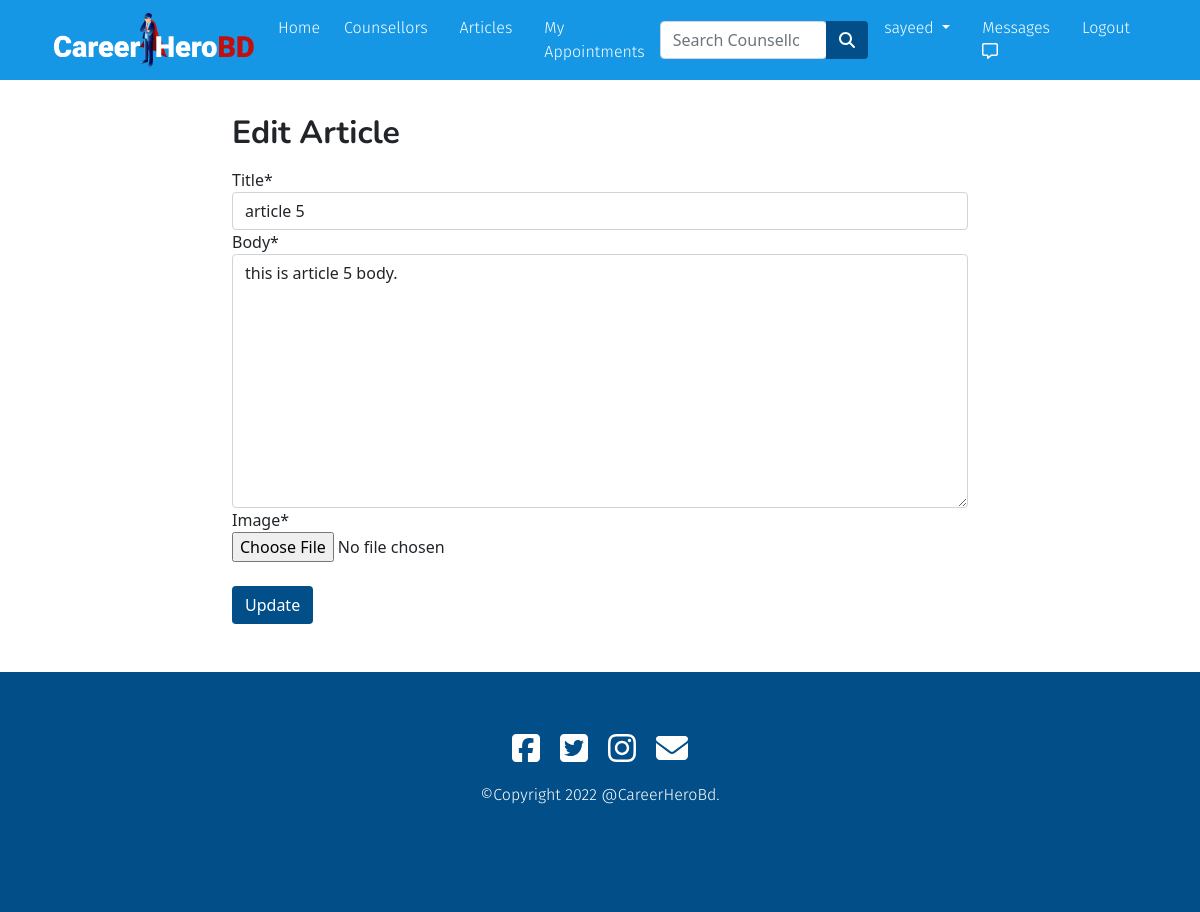
/article_edit/11/ (signed in), run on the app's committed database.
### app/models.py (models this page shows, shortened)
class User(AbstractUser):
  is_counselor= models.BooleanField(default=False)
  is_student = models.BooleanField(default=False)

class Article(models.Model):
  author = models.ForeignKey(Counselor,on_delete=models.CASCADE)
  title = models.CharField(max_length=70)
  body = models.TextField()
  image = models.ImageField(upload_to='images',)
  date = models.DateTimeField(auto_now_add=True)
  class Meta:
    ordering = ['-date',]

### app/views.py (the view)
# urls.py: path('article_edit/<int:pk>/',ArticleUpdateView.as_view(), name='article_edit'),
class ArticleUpdateView(LoginRequiredMixin,UpdateView):
  model = Article
  fields = ('title','body','image')
  template_name = 'app/article_edit.html'
  login_url = 'login'
  def dispatch(self,request,*args,**kwargs):
    obj= self.get_object()
    if obj.author.user != self.request.user:
      raise PermissionDenied
    return super().dispatch(request,*args,**kwargs)

### app/templates/app/article_edit.html (shortened to what this page needs)
{% extends 'app/base.html' %}
{% load crispy_forms_tags %}
{% block main-content %}
<div class="container my-5" style="padding-top: 50px;">
  <div class="row">
    <div class="col-md-2"></div>
    <div class="col-md-8">
        <h2 class="my-3">Edit Article</h2>
        <form action="" method="post" enctype="multipart/form-data">
          {{ form | crispy }}
          <br>
          <button class="btn" type="submit">Update</button>
        </form>
    </div>
    <div class="col-md-2"></div>
  </div>
</div>
{% endblock main-content %}

### app/templates/app/base.html (shortened to what this page needs)
<!DOCTYPE html>
{% load static %}
<html lang="en">
<head>
  <link rel="stylesheet" href="{% static 'app/css/style.css' %}">
  <link href="https://cdn.jsdelivr.net/npm/bootstrap@5.0.0-beta1/dist/css/bootstrap.min.css" rel="stylesheet"
>
  <link rel="stylesheet" href="https://stackpath.bootstrapcdn.com/font-awesome/4.7.0/css/font-awesome.min.css">
  <link rel="stylesheet" href="{% static 'app/css/owl.carousel.min.css' %}">
  <link rel="stylesheet" href="{% static 'app/css/all.min.css' %}">
  <link rel="stylesheet" href="https://cdnjs.cloudflare.com/ajax/libs/animate.css/3.7.2/animate.css">
</head>
<body>
  <div class="row">
    <div class="col-sm-12 col-md-12 col-lg-12">
      <nav id="nav" class="navbar navbar-expand-lg navbar-dark  fixed-top" style="background-color: #1597E5;">
        <div class="container">
          <a class="navbar-brand" href="/" ><img src="{% static 'app/images/nav/logo.png' %}" alt="" style="width: 200px;"></a>
          <button class="navbar-toggler" type="button" data-bs-toggle="collapse" data-bs-target="#navbarSupportedContent"
            aria-controls="navbarSupportedContent" aria-expanded="false" aria-label="Toggle navigation">
          <div class="collapse navbar-collapse" id="navbarSupportedContent">
            <ul class="navbar-nav me-auto mb-2 mb-lg-0">
              <li class="nav-item">
                <a class="nav-link" aria-current="page" href="/">Home</a>
              </li>
              <li class="nav-item mx-2">
                <a href="{% url 'counselor' %}" class="nav-link">Counsellors</a>
              </li>
              <li class="nav-item mx-2">
                <a href="{% url 'article_list' %}" class="nav-link">Articles</a>
              </li>
              {% if request.user.is_authenticated %}
              <li class="nav-item mx-2">
                <a href="{% url 'appointment' %}" class="nav-link">My Appointments</a>
              </li>
              {% endif %}
            </ul>
            <form class="d-flex input-group w-auto" method="POST" action="{% url 'search_list' %}">
              <input type="search" class="form-control rounded" name="q" placeholder="Search Counsellor"
                aria-label="Search" aria-describedby="search-addon" />
              <button type="submit" class="btn" style="background-color: #014e88;"><i class="fas fa-search"
                  style="color: white;"></i></button>
            </form>
            <div>
              <ul class="navbar-nav me-auto mb-2 mb-lg-0">
                {% if request.user.is_authenticated %}
                <li class="nav-item dropdown mx-2">
                  <a class="nav-link dropdown-toggle" href="#" id="profileDropdown" role="button"
                    data-bs-toggle="dropdown" aria-expanded="false">
                    {{request.user.username}}
                  </a>
                </li>
                <li class="nav-item mx-2">
                  <a href="{% url 'inbox' %}" class="nav-link">Messages <i class="far fa-comment-alt "></i></a>
                </li>
                <li class="nav-item mx-2">
                  <a href="{% url 'logout' %}" class="nav-link">Logout</a>
                </li>
                {% endif %}
              </ul>
            </div>
          </div>
        </div>
      </nav>
    </div>
  </div>
  {% block main-content %}
  {% endblock main-content %}
  <section id="footer" class="section-padding">
    <footer>
      <a target="_blank" href="https://www.facebook.com/"><i class="icon1 fab fa-facebook-square fa-2x"></i></a>
      <a class="mx-3" target="_blank" href="https://twitter.com/"><i class="icon1 fab fa-twitter-square fa-2x"></i></a>
      <a class="me-3" target="_blank" href="https://www.instagram.com/"><i class="icon1 fab fa-instagram fa-2x"></i></a>
      <a target="_blank" href="mailto:someone@example.com"><i class="icon1 fas fa-envelope fa-2x"></i></a>
      <p class="mt-3 text-center">©Copyright 2022 @CareerHeroBd.</p>
    </footer>
  </section>
</body>
</html>

### app/templates/app/base.html (style rules this page uses)
* { margin: 0; padding: 0; }
body { scroll-behavior: smooth; }
.section-padding { padding-top: 50px; padding-bottom: 50px; }
h1, h2 { font-family: 'Nunito', sans-serif; font-weight: bold; }
h4, h5, h6, p, a { font-family: 'Fira Sans', sans-serif; font-weight: 300; text-align: justify; }
.nav-link { color: white !important; transition: all .3s ease-in-out; }
#footer { text-align: center; background-color: #014e88; color: white; width: 100%; height: 30vh; padding: 60px 0px; }
#footer a { color: white; }
#footer .icon1 { color: white; transition: .6s ease; }

### app/templates/app/article_edit.html (style rules this page uses)
button { background-color: #014e88 !important; color: white !important; transition: .4s ease !important; }

### data on the page
User: user.username "sayeed"
Article: title "article 5", body "this is article 5 body."
